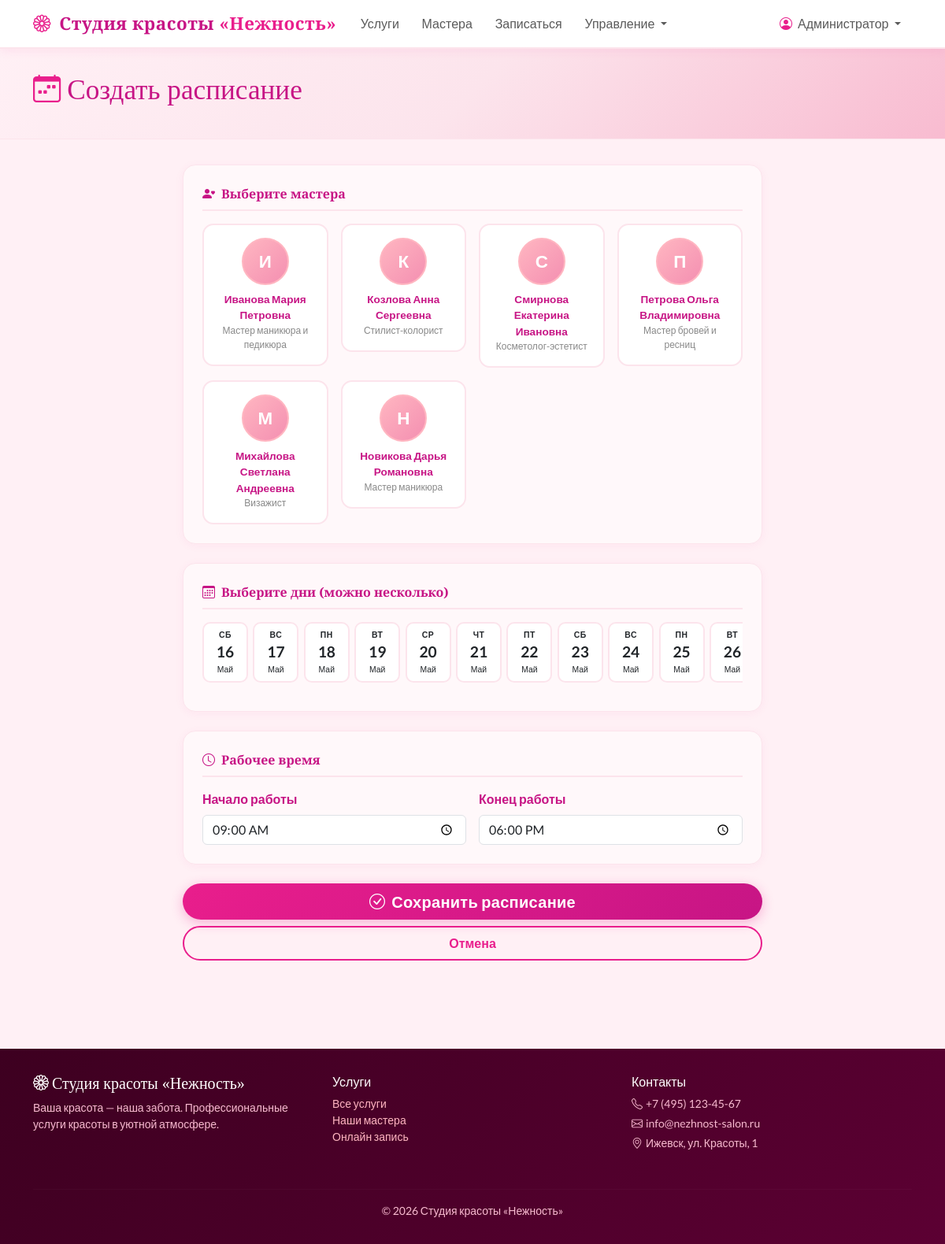
/schedule/create/ (signed in), run on the app's committed database.
### apps/masters/models.py (models this page shows, shortened)
class Master(models.Model):
    full_name = models.CharField('ФИО', max_length=200)
    specialization = models.CharField('Специализация', max_length=200)
    photo = models.ImageField('Фото', upload_to='masters/', blank=True, null=True)
    services = models.ManyToManyField(Service, through='MasterService', verbose_name='Услуги')
    bio = models.TextField('О мастере', blank=True)
    is_active = models.BooleanField('Активен', default=True)
    class Meta:
        verbose_name = 'Мастер'
        verbose_name_plural = 'Мастера'

### apps/schedule/views.py (the view)
# urls.py: path('create/', views.schedule_create, name='schedule_create'),
@staff_member_required
def schedule_create(request):
    if request.method == 'POST':
        dates_raw = request.POST.get('dates_list', '').strip()
        start_time_str = request.POST.get('start_time', '')
        end_time_str = request.POST.get('end_time', '')
        master_id = request.POST.get('master', '')
        if dates_raw:
            dates_list = [d.strip() for d in dates_raw.split(',') if d.strip()]
        else:
            single = request.POST.get('date', '')
            dates_list = [single] if single else []
        form = ScheduleForm(request.POST)
        errors = []
        created = 0
        if not master_id:
            errors.append('Выберите мастера.')
        if not dates_list:
            errors.append('Выберите хотя бы один день.')
        if not start_time_str or not end_time_str:
            errors.append('Укажите время работы.')
        if not errors:
            try:
                start_time = datetime.strptime(start_time_str, '%H:%M').time()
                end_time = datetime.strptime(end_time_str, '%H:%M').time()
            except ValueError:
                errors.append('Неверный формат времени.')
        if not errors:
            master = get_object_or_404(Master, pk=master_id)
            for date_str in dates_list:
                try:
                    schedule_date = datetime.strptime(date_str, '%Y-%m-%d').date()
                except ValueError:
                    continue
                if Schedule.objects.filter(master=master, date=schedule_date).exists():
                    messages.warning(request, f'Расписание для {master.full_name} на {schedule_date.strftime("%d.%m.%Y")} уже существует — пропущено.')
                    continue
                schedule = Schedule.objects.create(
                    master=master,
                    date=schedule_date,
                    start_time=start_time,
                    end_time=end_time,
                    created_by=request.user,
                    status='draft',
                )
                ScheduleLog.objects.create(
                    schedule=schedule,
                    changed_by=request.user,
                    action='Создано',
                    details=f'Расписание создано пользователем {request.user}'
                )
                created += 1
            if created:
                messages.success(request, f'Создано расписаний: {created}.')
            return redirect('schedule_list')
        else:
            for e in errors:
                messages.error(request, e)
    else:
        form = ScheduleForm()
    next_14_days = [date.today() + timedelta(days=i) for i in range(14)]
    masters = Master.objects.filter(is_active=True)
    return render(request, 'admin_panel/schedule_form.html', {
        'form': form,
        'title': 'Создать расписание',
        'next_14_days': next_14_days,
        'masters': masters,
    })

### apps/schedule/forms.py (shortened to what this page needs)
class ScheduleForm(forms.ModelForm):
    class Meta:
        model = Schedule
        fields = ['master', 'date', 'start_time', 'end_time']
        widgets = {
            'master': forms.Select(attrs={'class': 'form-select'}),
            'date': forms.DateInput(attrs={'class': 'form-control', 'type': 'date'}),
            'start_time': forms.TimeInput(attrs={'class': 'form-control', 'type': 'time'}),
            'end_time': forms.TimeInput(attrs={'class': 'form-control', 'type': 'time'}),
        }
        labels = {
            'master': 'Мастер',
            'date': 'Дата',
            'start_time': 'Начало работы',
            'end_time': 'Конец работы',
        }

### templates/admin_panel/schedule_form.html (shortened to what this page needs)
{% extends 'base.html' %}
{% block content %}
<div class="page-header">
    <div class="container">
        <h1><i class="bi bi-calendar-week me-2" style="color:var(--pink-primary);"></i>{{ title }}</h1>
    </div>
</div>
<div class="container pb-5">
    <div class="row justify-content-center">
        <div class="col-lg-8">
            <form method="post">
                <div class="card p-4 mb-4">
                    <div class="fw-bold mb-3" style="color:var(--pink-dark); border-bottom: 2px solid var(--pink-border); padding-bottom:0.5rem; font-family:'Playfair Display',serif;">
                        <i class="bi bi-person-heart me-2"></i>Выберите мастера
                    </div>
                    <div class="row g-3">
                        {% for master in masters %}
                        <div class="col-6 col-md-3">
                            <div class="master-select-card {% if form.master.value == master.pk|stringformat:'s' %}selected{% endif %}"
                                 onclick="selectScheduleMaster({{ master.pk }}, this)">
                                <div class="avatar">
                                    {% if master.photo %}<img src="{{ master.photo.url }}" alt="{{ master.full_name }}">
                                    {% else %}{{ master.full_name|slice:":1" }}{% endif %}
                                </div>
                                <div style="font-weight:700; font-size:0.85rem; color:var(--pink-dark);">{{ master.full_name }}</div>
                                <div style="font-size:0.75rem; color:#888;">{{ master.specialization }}</div>
                            </div>
                        </div>
                        {% endfor %}
                    </div>
                </div>
                <div class="card p-4 mb-4">
                    <div class="fw-bold mb-3" style="color:var(--pink-dark); border-bottom: 2px solid var(--pink-border); padding-bottom:0.5rem; font-family:'Playfair Display',serif;">
                        <i class="bi bi-calendar3 me-2"></i>{% if edit_date %}Дата расписания{% else %}Выберите дни (можно несколько){% endif %}
                    </div>
                    <div style="display:flex; gap:0.4rem; flex-wrap:nowrap; overflow-x:auto; padding-bottom:0.25rem;">
                        {% for day in next_14_days %}
                        <div class="day-tile-schedule" data-date="{{ day|date:'Y-m-d' }}"
                             onclick="toggleScheduleDay('{{ day|date:'Y-m-d' }}', this)">
                            <div class="dn">{{ day|date:"D"|slice:":2" }}</div>
                            <div class="dd">{{ day|date:"d" }}</div>
                            <div class="dm">{{ day|date:"M" }}</div>
                        </div>
                        {% endfor %}
                    </div>
                </div>
                <div class="card p-4 mb-4">
                    <div class="fw-bold mb-3" style="color:var(--pink-dark); border-bottom: 2px solid var(--pink-border); padding-bottom:0.5rem; font-family:'Playfair Display',serif;">
                        <i class="bi bi-clock me-2"></i>Рабочее время
                    </div>
                    <div class="row g-3">
                        <div class="col-6">
                            <label class="form-label">Начало работы</label>
                            <input type="time" name="start_time" class="form-control"
                                   value="{{ form.start_time.value|default:'09:00' }}">
                        </div>
                        <div class="col-6">
                            <label class="form-label">Конец работы</label>
                            <input type="time" name="end_time" class="form-control"
                                   value="{{ form.end_time.value|default:'18:00' }}">
                        </div>
                    </div>
                </div>
                <div class="d-grid gap-2">
                    <button type="submit" class="btn btn-pink btn-lg">
                        <i class="bi bi-check-circle me-2"></i>Сохранить расписание
                    </button>
                    <a href="/schedule/" class="btn btn-pink-outline">Отмена</a>
                </div>
            </form>
        </div>
    </div>
</div>
{% endblock %}

### templates/base.html (shortened to what this page needs)
<!DOCTYPE html>
<html lang="ru">
<head>
    <link href="https://cdn.jsdelivr.net/npm/bootstrap@5.3.0/dist/css/bootstrap.min.css" rel="stylesheet">
    <link href="https://cdn.jsdelivr.net/npm/bootstrap-icons@1.11.0/font/bootstrap-icons.css" rel="stylesheet">
</head>
<body>
    <nav class="navbar navbar-expand-lg sticky-top">
        <div class="container">
            <a class="navbar-brand" href="/">
                <i class="bi bi-flower1 me-1" style="color: var(--pink-primary);"></i>
                Студия красоты <span>«Нежность»</span>
            </a>
            <div class="collapse navbar-collapse" id="navbarMain">
                <ul class="navbar-nav me-auto mb-2 mb-lg-0">
                    <li class="nav-item">
                        <a class="nav-link" href="/services/">
                            Услуги
                        </a>
                    </li>
                    <li class="nav-item">
                        <a class="nav-link" href="/masters/">
                            Мастера
                        </a>
                    </li>
                    {% if user.is_authenticated %}
                    <li class="nav-item">
                        <a class="nav-link" href="/bookings/book/">
                            Записаться
                        </a>
                    </li>
                    {% endif %}
                    {% if user.is_staff %}
                    <li class="nav-item dropdown">
                        <a class="nav-link dropdown-toggle" href="#" data-bs-toggle="dropdown">
                            Управление
                        </a>
                    </li>
                    {% endif %}
                </ul>
                <ul class="navbar-nav ms-auto">
                    {% if user.is_authenticated %}
                    <li class="nav-item dropdown">
                        <a class="nav-link dropdown-toggle" href="#" data-bs-toggle="dropdown">
                            <i class="bi bi-person-circle me-1" style="color: var(--pink-primary);"></i>
                            {{ user.get_full_name|default:user.username }}
                        </a>
                    </li>
                    {% endif %}
                </ul>
            </div>
        </div>
    </nav>
    <main>
        {% block content %}{% endblock %}
    </main>
    <footer>
        <div class="container">
            <div class="row">
                <div class="col-md-4 mb-3">
                    <h5 class="text-white" style="font-family: 'Playfair Display', serif;">
                        <i class="bi bi-flower1 me-1"></i>Студия красоты «Нежность»
                    </h5>
                    <p class="small">Ваша красота — наша забота. Профессиональные услуги красоты в уютной атмосфере.</p>
                </div>
                <div class="col-md-4 mb-3">
                    <h6 class="text-white">Услуги</h6>
                    <ul class="list-unstyled small">
                        <li><a href="/services/">Все услуги</a></li>
                        <li><a href="/masters/">Наши мастера</a></li>
                        <li><a href="/bookings/book/">Онлайн запись</a></li>
                    </ul>
                </div>
                <div class="col-md-4 mb-3">
                    <h6 class="text-white">Контакты</h6>
                    <p class="small mb-1"><i class="bi bi-telephone me-1"></i>+7 (495) 123-45-67</p>
                    <p class="small mb-1"><i class="bi bi-envelope me-1"></i>info@nezhnost-salon.ru</p>
                    <p class="small"><i class="bi bi-geo-alt me-1"></i>Ижевск, ул. Красоты, 1</p>
                </div>
            </div>
            <hr style="border-color: rgba(255,255,255,0.1);">
            <div class="text-center small">
                <p class="mb-0">&copy; 2026 Студия красоты «Нежность»</p>
            </div>
        </div>
    </footer>
</body>
</html>

### templates/base.html (style rules this page uses)
:root { --pink-lightest: #fff0f5; --pink-light: #ffb6c1; --pink-medium: #ff69b4; --pink-primary: #e91e8c; --pink-dark: #c71585; --pink-card: #fff8fa; --pink-accent: #f48fb1; --pink-border: #fce4ec; }
* { box-sizing: border-box; }
body { background-color: var(--pink-lightest); font-family: 'Lato', sans-serif; color: #4a4a4a; min-height: 100vh; }
h1, h2, h3, h4, h5, .display-font { font-family: 'Playfair Display', serif; }
.navbar { background: #ffffff; border-bottom: 2px solid var(--pink-border); box-shadow: 0 2px 12px rgba(233, 30, 140, 0.08); }
.navbar-brand { font-family: 'Playfair Display', serif; font-size: 1.4rem; font-weight: 700; color: var(--pink-dark) !important; letter-spacing: 0.5px; }
.navbar-brand span { color: var(--pink-primary); }
.nav-link { color: #5a5a5a !important; font-weight: 500; transition: color 0.2s; padding: 0.5rem 0.9rem !important; border-radius: 6px; }
.btn-pink { background: linear-gradient(135deg, var(--pink-primary), var(--pink-dark)); color: #fff; border: none; border-radius: 30px; padding: 0.5rem 1.5rem; font-weight: 600; letter-spacing: 0.3px; transition: all 0.3s ease; box-shadow: 0 4px 15px rgba(233, 30, 140, 0.3); }
.btn-pink-outline { border: 2px solid var(--pink-primary); color: var(--pink-primary); border-radius: 30px; padding: 0.5rem 1.5rem; font-weight: 600; background: transparent; transition: all 0.3s ease; }
.card { border: 1px solid var(--pink-border); border-radius: 16px; background: var(--pink-card); box-shadow: 0 2px 12px rgba(233, 30, 140, 0.05); transition: box-shadow 0.3s; }
.page-header { background: linear-gradient(135deg, #fff0f5 0%, #fce4ec 50%, #f8bbd0 100%); border-bottom: 1px solid var(--pink-border); padding: 2rem 0; margin-bottom: 2rem; }
.page-header h1 { color: var(--pink-dark); font-size: 2.2rem; }
.form-label { font-weight: 600; color: var(--pink-dark); }
footer { background: linear-gradient(135deg, #3d0020, #5c0033); color: #f8bbd0; padding: 2rem 0; margin-top: 4rem; }
footer a { color: var(--pink-light); text-decoration: none; }
body:not(.modal-open) { overflow-y: auto !important; padding-right: 0 !important; }

### templates/admin_panel/schedule_form.html (style rules this page uses)
.master-select-card { border: 2px solid var(--pink-border); border-radius: 14px; padding: 1rem; text-align: center; cursor: pointer; transition: all 0.2s; background: white; }
.master-select-card .avatar { width: 60px; height: 60px; border-radius: 50%; background: linear-gradient(135deg, var(--pink-light), var(--pink-accent)); display: flex; align-items: center; justify-content: center; color: white; font-weight: 700; font-size: 1.4rem; margin: 0 auto 0.5rem; border: 2px solid var(--pink-light); overflow: hidden; }
.day-tile-schedule { min-width: 58px; border: 2px solid var(--pink-border); border-radius: 10px; background: white; padding: 0.4rem 0.3rem; text-align: center; cursor: pointer; transition: all 0.2s; flex-shrink: 0; user-select: none; }
.day-tile-schedule .dn { font-size: 0.65rem; text-transform: uppercase; font-weight: 700; letter-spacing: 0.5px; }
.day-tile-schedule .dd { font-size: 1.2rem; font-weight: 700; }
.day-tile-schedule .dm { font-size: 0.65rem; }

### data on the page
Master: full_name "И", full_name "Иванова Мария Петровна", specialization "Мастер маникюра и педикюра"
Master: full_name "К", full_name "Козлова Анна Сергеевна", specialization "Стилист-колорист"
Master: full_name "С", full_name "Смирнова Екатерина Ивановна", specialization "Косметолог-эстетист"
Master: full_name "П", full_name "Петрова Ольга Владимировна", specialization "Мастер бровей и ресниц"
Master: full_name "М", full_name "Михайлова Светлана Андреевна", specialization "Визажист"
Master: full_name "Н", full_name "Новикова Дарья Романовна", specialization "Мастер маникюра"

### other printed values
{{ user.get_full_name|default:user.username }} "Администратор"
{{ title }} "Создать расписание"
{{ day|date:"D"|slice:":2" }} "СБ" "ВС" "ПН" "ВТ" "СР" "ЧТ" "ПТ" "СБ" "ВС" "ПН" "ВТ"
{{ day|date:"d" }} "16" "17" "18" "19" "20" "21" "22" "23" "24" "25" "26"
{{ day|date:"M" }} "Май" "Май" "Май" "Май" "Май" "Май" "Май" "Май" "Май" "Май" "Май"
